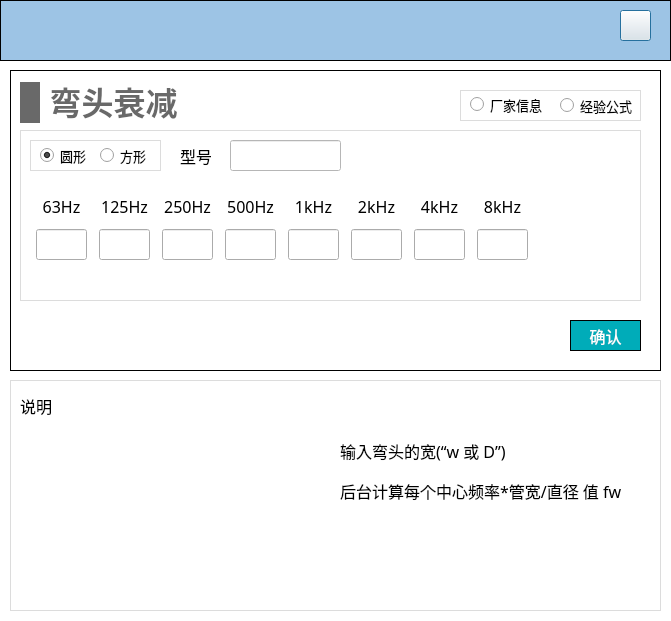
<?xml version="1.0" encoding="UTF-8"?>
<ui version="4.0">
 <class>Dialog_elbow</class>
 <widget class="QDialog" name="Dialog_elbow">
  <property name="geometry">
   <rect>
    <x>0</x>
    <y>0</y>
    <width>671</width>
    <height>621</height>
   </rect>
  </property>
  <property name="minimumSize">
   <size>
    <width>671</width>
    <height>621</height>
   </size>
  </property>
  <property name="windowTitle">
   <string>Dialog</string>
  </property>
  <property name="styleSheet">
   <string notr="true">#Dialog_elbow
{
background-color: rgb(255, 255, 255);
}
QLineEdit 
{
font-family: 'Microsoft YaHei';
font-size: 13px;
}

QComboBox
{
font-family: 'Microsoft YaHei';
font-size: 13px;
}</string>
  </property>
  <widget class="QWidget" name="widget_top" native="true">
   <property name="geometry">
    <rect>
     <x>0</x>
     <y>0</y>
     <width>671</width>
     <height>61</height>
    </rect>
   </property>
   <property name="styleSheet">
    <string notr="true">#widget_top
{
border: 1px solid #000000;
background-color: rgb(157, 196, 229);
	background-color: rgb(157, 196, 229);
}</string>
   </property>
   <widget class="QPushButton" name="close">
    <property name="geometry">
     <rect>
      <x>620</x>
      <y>10</y>
      <width>31</width>
      <height>31</height>
     </rect>
    </property>
    <property name="styleSheet">
     <string notr="true">border-image: url(:/images/image/closeWindow.jpg);</string>
    </property>
    <property name="text">
     <string/>
    </property>
   </widget>
  </widget>
  <widget class="QStackedWidget" name="stackedWidget_descri">
   <property name="geometry">
    <rect>
     <x>10</x>
     <y>380</y>
     <width>651</width>
     <height>231</height>
    </rect>
   </property>
   <property name="minimumSize">
    <size>
     <width>651</width>
     <height>231</height>
    </size>
   </property>
   <property name="styleSheet">
    <string notr="true">background-color: rgb(255, 255, 255);</string>
   </property>
   <property name="currentIndex">
    <number>1</number>
   </property>
   <widget class="QWidget" name="page_circle_descri">
    <widget class="QWidget" name="widget_6" native="true">
     <property name="geometry">
      <rect>
       <x>0</x>
       <y>0</y>
       <width>651</width>
       <height>231</height>
      </rect>
     </property>
     <property name="minimumSize">
      <size>
       <width>651</width>
       <height>231</height>
      </size>
     </property>
     <property name="styleSheet">
      <string notr="true">#widget_6
{
border: 1px solid #DCDCDC;
}</string>
     </property>
     <widget class="QLabel" name="label_6">
      <property name="geometry">
       <rect>
        <x>10</x>
        <y>10</y>
        <width>41</width>
        <height>31</height>
       </rect>
      </property>
      <property name="font">
       <font>
        <pointsize>12</pointsize>
       </font>
      </property>
      <property name="text">
       <string>说明</string>
      </property>
     </widget>
     <widget class="QLabel" name="label_12">
      <property name="geometry">
       <rect>
        <x>10</x>
        <y>70</y>
        <width>261</width>
        <height>91</height>
       </rect>
      </property>
      <property name="styleSheet">
       <string notr="true">border-image: url(:/images/image/rect_elbow.jpg);</string>
      </property>
      <property name="text">
       <string/>
      </property>
     </widget>
     <widget class="QLabel" name="label">
      <property name="geometry">
       <rect>
        <x>330</x>
        <y>50</y>
        <width>201</width>
        <height>41</height>
       </rect>
      </property>
      <property name="font">
       <font>
        <family>Microsoft YaHei</family>
        <pointsize>12</pointsize>
       </font>
      </property>
      <property name="text">
       <string>输入弯头的宽(“w 或 D”)</string>
      </property>
     </widget>
     <widget class="QLabel" name="label_2">
      <property name="geometry">
       <rect>
        <x>330</x>
        <y>90</y>
        <width>291</width>
        <height>41</height>
       </rect>
      </property>
      <property name="font">
       <font>
        <family>Microsoft YaHei</family>
        <pointsize>12</pointsize>
       </font>
      </property>
      <property name="text">
       <string>后台计算每个中心频率*管宽/直径 值 fw</string>
      </property>
     </widget>
    </widget>
   </widget>
   <widget class="QWidget" name="page_rect_descri">
    <widget class="QWidget" name="widget_9" native="true">
     <property name="geometry">
      <rect>
       <x>0</x>
       <y>0</y>
       <width>651</width>
       <height>231</height>
      </rect>
     </property>
     <property name="minimumSize">
      <size>
       <width>651</width>
       <height>231</height>
      </size>
     </property>
     <property name="styleSheet">
      <string notr="true">#widget_9
{
border: 1px solid #DCDCDC;
}</string>
     </property>
     <widget class="QLabel" name="label_8">
      <property name="geometry">
       <rect>
        <x>10</x>
        <y>10</y>
        <width>41</width>
        <height>31</height>
       </rect>
      </property>
      <property name="font">
       <font>
        <pointsize>12</pointsize>
       </font>
      </property>
      <property name="text">
       <string>说明</string>
      </property>
     </widget>
     <widget class="QLabel" name="label_9">
      <property name="geometry">
       <rect>
        <x>10</x>
        <y>70</y>
        <width>261</width>
        <height>91</height>
       </rect>
      </property>
      <property name="styleSheet">
       <string notr="true">border-image: url(:/images/image/rect_elbow.jpg);</string>
      </property>
      <property name="text">
       <string/>
      </property>
     </widget>
     <widget class="QLabel" name="label_4">
      <property name="geometry">
       <rect>
        <x>330</x>
        <y>90</y>
        <width>291</width>
        <height>41</height>
       </rect>
      </property>
      <property name="font">
       <font>
        <family>Microsoft YaHei</family>
        <pointsize>12</pointsize>
       </font>
      </property>
      <property name="text">
       <string>后台计算每个中心频率*管宽/直径 值 fw</string>
      </property>
     </widget>
     <widget class="QLabel" name="label_3">
      <property name="geometry">
       <rect>
        <x>330</x>
        <y>50</y>
        <width>201</width>
        <height>41</height>
       </rect>
      </property>
      <property name="font">
       <font>
        <family>Microsoft YaHei</family>
        <pointsize>12</pointsize>
       </font>
      </property>
      <property name="text">
       <string>输入弯头的宽(“w 或 D”)</string>
      </property>
     </widget>
    </widget>
   </widget>
   <widget class="QWidget" name="page_white"/>
  </widget>
  <widget class="QWidget" name="widget_terminal" native="true">
   <property name="geometry">
    <rect>
     <x>10</x>
     <y>70</y>
     <width>651</width>
     <height>301</height>
    </rect>
   </property>
   <property name="styleSheet">
    <string notr="true">#widget_terminal
{
border: 1px solid #000000;
}</string>
   </property>
   <widget class="QWidget" name="widget_2" native="true">
    <property name="geometry">
     <rect>
      <x>10</x>
      <y>60</y>
      <width>621</width>
      <height>171</height>
     </rect>
    </property>
    <property name="font">
     <font>
      <family>Microsoft YaHei</family>
      <pointsize>10</pointsize>
     </font>
    </property>
    <property name="styleSheet">
     <string notr="true">#widget_2
{
border: 1px solid #DCDCDC;
}

QLabel
{
font-family: 'Microsoft YaHei';
font-size: 16px;
}</string>
    </property>
    <widget class="QStackedWidget" name="stackedWidget_input">
     <property name="geometry">
      <rect>
       <x>160</x>
       <y>10</y>
       <width>301</width>
       <height>31</height>
      </rect>
     </property>
     <property name="styleSheet">
      <string notr="true">

background-color: rgb(255, 255, 255);
</string>
     </property>
     <property name="currentIndex">
      <number>2</number>
     </property>
     <widget class="QWidget" name="page_rect_formula">
      <widget class="QLineEdit" name="lineEdit_width">
       <property name="geometry">
        <rect>
         <x>240</x>
         <y>0</y>
         <width>61</width>
         <height>31</height>
        </rect>
       </property>
       <property name="font">
        <font>
         <family>Microsoft YaHei</family>
         <pointsize>-1</pointsize>
        </font>
       </property>
      </widget>
      <widget class="QLabel" name="label_18">
       <property name="geometry">
        <rect>
         <x>170</x>
         <y>0</y>
         <width>61</width>
         <height>31</height>
        </rect>
       </property>
       <property name="font">
        <font>
         <family>Microsoft YaHei</family>
         <pointsize>-1</pointsize>
        </font>
       </property>
       <property name="text">
        <string>宽(mm)</string>
       </property>
      </widget>
      <widget class="QWidget" name="widget_10" native="true">
       <property name="geometry">
        <rect>
         <x>0</x>
         <y>0</y>
         <width>151</width>
         <height>31</height>
        </rect>
       </property>
       <property name="styleSheet">
        <string notr="true">#widget_10
{
border: 1px solid #DCDCDC;
}</string>
       </property>
       <widget class="QRadioButton" name="radioButton_lined">
        <property name="geometry">
         <rect>
          <x>10</x>
          <y>0</y>
          <width>61</width>
          <height>31</height>
         </rect>
        </property>
        <property name="font">
         <font>
          <family>Microsoft YaHei</family>
          <pointsize>10</pointsize>
         </font>
        </property>
        <property name="styleSheet">
         <string notr="true">background-color: none;</string>
        </property>
        <property name="text">
         <string>有内衬</string>
        </property>
        <property name="checked">
         <bool>true</bool>
        </property>
       </widget>
       <widget class="QRadioButton" name="radioButton_unlined">
        <property name="geometry">
         <rect>
          <x>80</x>
          <y>0</y>
          <width>61</width>
          <height>31</height>
         </rect>
        </property>
        <property name="font">
         <font>
          <family>Microsoft YaHei</family>
          <pointsize>10</pointsize>
         </font>
        </property>
        <property name="styleSheet">
         <string notr="true">background-color: none;</string>
        </property>
        <property name="text">
         <string>无内衬</string>
        </property>
       </widget>
      </widget>
     </widget>
     <widget class="QWidget" name="page_circle_formula">
      <widget class="QLineEdit" name="lineEdit_diameter">
       <property name="geometry">
        <rect>
         <x>90</x>
         <y>0</y>
         <width>61</width>
         <height>31</height>
        </rect>
       </property>
       <property name="font">
        <font>
         <family>Microsoft YaHei</family>
         <pointsize>-1</pointsize>
        </font>
       </property>
      </widget>
      <widget class="QLabel" name="label_15">
       <property name="geometry">
        <rect>
         <x>70</x>
         <y>40</y>
         <width>71</width>
         <height>31</height>
        </rect>
       </property>
       <property name="font">
        <font>
         <family>Microsoft YaHei</family>
         <pointsize>-1</pointsize>
        </font>
       </property>
       <property name="text">
        <string>直径(mm)</string>
       </property>
      </widget>
      <widget class="QLabel" name="label_16">
       <property name="geometry">
        <rect>
         <x>0</x>
         <y>0</y>
         <width>71</width>
         <height>31</height>
        </rect>
       </property>
       <property name="font">
        <font>
         <family>Microsoft YaHei</family>
         <pointsize>-1</pointsize>
        </font>
       </property>
       <property name="text">
        <string>直径(mm)</string>
       </property>
      </widget>
      <widget class="QLabel" name="label_5">
       <property name="geometry">
        <rect>
         <x>0</x>
         <y>40</y>
         <width>61</width>
         <height>31</height>
        </rect>
       </property>
       <property name="font">
        <font>
         <family>Microsoft YaHei</family>
         <pointsize>-1</pointsize>
        </font>
       </property>
       <property name="text">
        <string>变径后 :</string>
       </property>
      </widget>
     </widget>
     <widget class="QWidget" name="page_known">
      <widget class="QLabel" name="label_17">
       <property name="geometry">
        <rect>
         <x>0</x>
         <y>0</y>
         <width>31</width>
         <height>31</height>
        </rect>
       </property>
       <property name="font">
        <font>
         <family>Microsoft YaHei</family>
         <pointsize>-1</pointsize>
        </font>
       </property>
       <property name="text">
        <string>型号</string>
       </property>
      </widget>
      <widget class="QLineEdit" name="lineEdit_model">
       <property name="geometry">
        <rect>
         <x>50</x>
         <y>0</y>
         <width>111</width>
         <height>31</height>
        </rect>
       </property>
       <property name="font">
        <font>
         <family>Microsoft YaHei</family>
         <pointsize>-1</pointsize>
        </font>
       </property>
      </widget>
     </widget>
    </widget>
    <widget class="QWidget" name="widget_8" native="true">
     <property name="geometry">
      <rect>
       <x>10</x>
       <y>10</y>
       <width>131</width>
       <height>31</height>
      </rect>
     </property>
     <property name="styleSheet">
      <string notr="true">#widget_8
{
border: 1px solid #DCDCDC;
}</string>
     </property>
     <widget class="QRadioButton" name="radioButton_circle">
      <property name="geometry">
       <rect>
        <x>10</x>
        <y>0</y>
        <width>51</width>
        <height>31</height>
       </rect>
      </property>
      <property name="font">
       <font>
        <family>Microsoft YaHei</family>
        <pointsize>10</pointsize>
       </font>
      </property>
      <property name="text">
       <string>圆形</string>
      </property>
      <property name="checked">
       <bool>true</bool>
      </property>
     </widget>
     <widget class="QRadioButton" name="radioButton_rect">
      <property name="geometry">
       <rect>
        <x>70</x>
        <y>0</y>
        <width>51</width>
        <height>31</height>
       </rect>
      </property>
      <property name="font">
       <font>
        <family>Microsoft YaHei</family>
        <pointsize>10</pointsize>
       </font>
      </property>
      <property name="text">
       <string>方形</string>
      </property>
     </widget>
    </widget>
    <widget class="QWidget" name="layoutWidget">
     <property name="geometry">
      <rect>
       <x>10</x>
       <y>60</y>
       <width>511</width>
       <height>72</height>
      </rect>
     </property>
     <layout class="QHBoxLayout" name="horizontalLayout">
      <item>
       <layout class="QVBoxLayout" name="verticalLayout">
        <item>
         <widget class="QLabel" name="label_7">
          <property name="minimumSize">
           <size>
            <width>51</width>
            <height>31</height>
           </size>
          </property>
          <property name="maximumSize">
           <size>
            <width>51</width>
            <height>31</height>
           </size>
          </property>
          <property name="font">
           <font>
            <family>Microsoft YaHei</family>
            <pointsize>-1</pointsize>
           </font>
          </property>
          <property name="text">
           <string>63Hz</string>
          </property>
          <property name="alignment">
           <set>Qt::AlignCenter</set>
          </property>
         </widget>
        </item>
        <item>
         <widget class="QLineEdit" name="lineEdit_63">
          <property name="minimumSize">
           <size>
            <width>51</width>
            <height>31</height>
           </size>
          </property>
          <property name="maximumSize">
           <size>
            <width>51</width>
            <height>31</height>
           </size>
          </property>
          <property name="font">
           <font>
            <family>Microsoft YaHei</family>
            <pointsize>-1</pointsize>
           </font>
          </property>
          <property name="alignment">
           <set>Qt::AlignCenter</set>
          </property>
          <property name="readOnly">
           <bool>true</bool>
          </property>
         </widget>
        </item>
       </layout>
      </item>
      <item>
       <layout class="QVBoxLayout" name="verticalLayout_2">
        <item>
         <widget class="QLabel" name="label_20">
          <property name="minimumSize">
           <size>
            <width>51</width>
            <height>31</height>
           </size>
          </property>
          <property name="maximumSize">
           <size>
            <width>51</width>
            <height>31</height>
           </size>
          </property>
          <property name="font">
           <font>
            <family>Microsoft YaHei</family>
            <pointsize>-1</pointsize>
           </font>
          </property>
          <property name="text">
           <string>125Hz</string>
          </property>
          <property name="alignment">
           <set>Qt::AlignCenter</set>
          </property>
         </widget>
        </item>
        <item>
         <widget class="QLineEdit" name="lineEdit_125">
          <property name="minimumSize">
           <size>
            <width>51</width>
            <height>31</height>
           </size>
          </property>
          <property name="maximumSize">
           <size>
            <width>51</width>
            <height>31</height>
           </size>
          </property>
          <property name="font">
           <font>
            <family>Microsoft YaHei</family>
            <pointsize>-1</pointsize>
           </font>
          </property>
          <property name="alignment">
           <set>Qt::AlignCenter</set>
          </property>
          <property name="readOnly">
           <bool>true</bool>
          </property>
         </widget>
        </item>
       </layout>
      </item>
      <item>
       <layout class="QVBoxLayout" name="verticalLayout_3">
        <item>
         <widget class="QLabel" name="label_21">
          <property name="minimumSize">
           <size>
            <width>51</width>
            <height>31</height>
           </size>
          </property>
          <property name="maximumSize">
           <size>
            <width>51</width>
            <height>31</height>
           </size>
          </property>
          <property name="font">
           <font>
            <family>Microsoft YaHei</family>
            <pointsize>-1</pointsize>
           </font>
          </property>
          <property name="text">
           <string>250Hz</string>
          </property>
          <property name="alignment">
           <set>Qt::AlignCenter</set>
          </property>
         </widget>
        </item>
        <item>
         <widget class="QLineEdit" name="lineEdit_250">
          <property name="minimumSize">
           <size>
            <width>51</width>
            <height>31</height>
           </size>
          </property>
          <property name="maximumSize">
           <size>
            <width>51</width>
            <height>31</height>
           </size>
          </property>
          <property name="font">
           <font>
            <family>Microsoft YaHei</family>
            <pointsize>-1</pointsize>
           </font>
          </property>
          <property name="alignment">
           <set>Qt::AlignCenter</set>
          </property>
          <property name="readOnly">
           <bool>true</bool>
          </property>
         </widget>
        </item>
       </layout>
      </item>
      <item>
       <layout class="QVBoxLayout" name="verticalLayout_4">
        <item>
         <widget class="QLabel" name="label_22">
          <property name="minimumSize">
           <size>
            <width>51</width>
            <height>31</height>
           </size>
          </property>
          <property name="maximumSize">
           <size>
            <width>51</width>
            <height>31</height>
           </size>
          </property>
          <property name="font">
           <font>
            <family>Microsoft YaHei</family>
            <pointsize>-1</pointsize>
           </font>
          </property>
          <property name="text">
           <string>500Hz</string>
          </property>
          <property name="alignment">
           <set>Qt::AlignCenter</set>
          </property>
         </widget>
        </item>
        <item>
         <widget class="QLineEdit" name="lineEdit_500">
          <property name="minimumSize">
           <size>
            <width>51</width>
            <height>31</height>
           </size>
          </property>
          <property name="maximumSize">
           <size>
            <width>51</width>
            <height>31</height>
           </size>
          </property>
          <property name="font">
           <font>
            <family>Microsoft YaHei</family>
            <pointsize>-1</pointsize>
           </font>
          </property>
          <property name="alignment">
           <set>Qt::AlignCenter</set>
          </property>
          <property name="readOnly">
           <bool>true</bool>
          </property>
         </widget>
        </item>
       </layout>
      </item>
      <item>
       <layout class="QVBoxLayout" name="verticalLayout_5">
        <item>
         <widget class="QLabel" name="label_23">
          <property name="minimumSize">
           <size>
            <width>51</width>
            <height>31</height>
           </size>
          </property>
          <property name="maximumSize">
           <size>
            <width>51</width>
            <height>31</height>
           </size>
          </property>
          <property name="font">
           <font>
            <family>Microsoft YaHei</family>
            <pointsize>-1</pointsize>
           </font>
          </property>
          <property name="text">
           <string>1kHz</string>
          </property>
          <property name="alignment">
           <set>Qt::AlignCenter</set>
          </property>
         </widget>
        </item>
        <item>
         <widget class="QLineEdit" name="lineEdit_1k">
          <property name="minimumSize">
           <size>
            <width>51</width>
            <height>31</height>
           </size>
          </property>
          <property name="maximumSize">
           <size>
            <width>51</width>
            <height>31</height>
           </size>
          </property>
          <property name="font">
           <font>
            <family>Microsoft YaHei</family>
            <pointsize>-1</pointsize>
           </font>
          </property>
          <property name="alignment">
           <set>Qt::AlignCenter</set>
          </property>
          <property name="readOnly">
           <bool>true</bool>
          </property>
         </widget>
        </item>
       </layout>
      </item>
      <item>
       <layout class="QVBoxLayout" name="verticalLayout_6">
        <property name="spacing">
         <number>6</number>
        </property>
        <item>
         <widget class="QLabel" name="label_24">
          <property name="minimumSize">
           <size>
            <width>51</width>
            <height>31</height>
           </size>
          </property>
          <property name="maximumSize">
           <size>
            <width>51</width>
            <height>31</height>
           </size>
          </property>
          <property name="font">
           <font>
            <family>Microsoft YaHei</family>
            <pointsize>-1</pointsize>
           </font>
          </property>
          <property name="text">
           <string>2kHz</string>
          </property>
          <property name="alignment">
           <set>Qt::AlignCenter</set>
          </property>
         </widget>
        </item>
        <item>
         <widget class="QLineEdit" name="lineEdit_2k">
          <property name="minimumSize">
           <size>
            <width>51</width>
            <height>31</height>
           </size>
          </property>
          <property name="maximumSize">
           <size>
            <width>51</width>
            <height>31</height>
           </size>
          </property>
          <property name="font">
           <font>
            <family>Microsoft YaHei</family>
            <pointsize>-1</pointsize>
           </font>
          </property>
          <property name="alignment">
           <set>Qt::AlignCenter</set>
          </property>
          <property name="readOnly">
           <bool>true</bool>
          </property>
         </widget>
        </item>
       </layout>
      </item>
      <item>
       <layout class="QVBoxLayout" name="verticalLayout_7">
        <item>
         <widget class="QLabel" name="label_">
          <property name="minimumSize">
           <size>
            <width>51</width>
            <height>31</height>
           </size>
          </property>
          <property name="maximumSize">
           <size>
            <width>51</width>
            <height>31</height>
           </size>
          </property>
          <property name="font">
           <font>
            <family>Microsoft YaHei</family>
            <pointsize>-1</pointsize>
           </font>
          </property>
          <property name="text">
           <string>4kHz</string>
          </property>
          <property name="alignment">
           <set>Qt::AlignCenter</set>
          </property>
         </widget>
        </item>
        <item>
         <widget class="QLineEdit" name="lineEdit_4k">
          <property name="minimumSize">
           <size>
            <width>51</width>
            <height>31</height>
           </size>
          </property>
          <property name="maximumSize">
           <size>
            <width>51</width>
            <height>31</height>
           </size>
          </property>
          <property name="font">
           <font>
            <family>Microsoft YaHei</family>
            <pointsize>-1</pointsize>
           </font>
          </property>
          <property name="alignment">
           <set>Qt::AlignCenter</set>
          </property>
          <property name="readOnly">
           <bool>true</bool>
          </property>
         </widget>
        </item>
       </layout>
      </item>
      <item>
       <layout class="QVBoxLayout" name="verticalLayout_8">
        <item>
         <widget class="QLabel" name="label_25">
          <property name="minimumSize">
           <size>
            <width>51</width>
            <height>31</height>
           </size>
          </property>
          <property name="maximumSize">
           <size>
            <width>51</width>
            <height>31</height>
           </size>
          </property>
          <property name="font">
           <font>
            <family>Microsoft YaHei</family>
            <pointsize>-1</pointsize>
           </font>
          </property>
          <property name="text">
           <string>8kHz</string>
          </property>
          <property name="alignment">
           <set>Qt::AlignCenter</set>
          </property>
         </widget>
        </item>
        <item>
         <widget class="QLineEdit" name="lineEdit_8k">
          <property name="minimumSize">
           <size>
            <width>51</width>
            <height>31</height>
           </size>
          </property>
          <property name="maximumSize">
           <size>
            <width>51</width>
            <height>31</height>
           </size>
          </property>
          <property name="font">
           <font>
            <family>Microsoft YaHei</family>
            <pointsize>-1</pointsize>
           </font>
          </property>
          <property name="alignment">
           <set>Qt::AlignCenter</set>
          </property>
          <property name="readOnly">
           <bool>true</bool>
          </property>
         </widget>
        </item>
       </layout>
      </item>
     </layout>
    </widget>
   </widget>
   <widget class="QPushButton" name="pushButton_confirm">
    <property name="geometry">
     <rect>
      <x>560</x>
      <y>250</y>
      <width>71</width>
      <height>31</height>
     </rect>
    </property>
    <property name="font">
     <font>
      <family>Microsoft YaHei</family>
      <pointsize>12</pointsize>
      <bold>false</bold>
     </font>
    </property>
    <property name="styleSheet">
     <string notr="true">QPushButton
{
	color:#ffffff; /*文字颜色*/
    background-color: #00ACB9;/*背景色*/
    border-radius:0px; /*边框倒角*/
	border: 1px solid #000000;
}


QPushButton:hover 
{
background-color: rgb(0,142,153);
color: white;
}</string>
    </property>
    <property name="text">
     <string>确认</string>
    </property>
   </widget>
   <widget class="QWidget" name="widget_7" native="true">
    <property name="geometry">
     <rect>
      <x>450</x>
      <y>20</y>
      <width>181</width>
      <height>31</height>
     </rect>
    </property>
    <property name="styleSheet">
     <string notr="true">#widget_7
{
border: 1px solid #DCDCDC;
}</string>
    </property>
    <widget class="QRadioButton" name="radioButton_known">
     <property name="geometry">
      <rect>
       <x>10</x>
       <y>-1</y>
       <width>81</width>
       <height>31</height>
      </rect>
     </property>
     <property name="font">
      <font>
       <family>Microsoft YaHei</family>
       <pointsize>10</pointsize>
      </font>
     </property>
     <property name="text">
      <string>厂家信息</string>
     </property>
    </widget>
    <widget class="QRadioButton" name="radioButton_formula">
     <property name="geometry">
      <rect>
       <x>100</x>
       <y>0</y>
       <width>81</width>
       <height>31</height>
      </rect>
     </property>
     <property name="font">
      <font>
       <family>Microsoft YaHei</family>
       <pointsize>10</pointsize>
      </font>
     </property>
     <property name="text">
      <string>经验公式</string>
     </property>
    </widget>
   </widget>
   <widget class="QWidget" name="layoutWidget_19">
    <property name="geometry">
     <rect>
      <x>10</x>
      <y>10</y>
      <width>161</width>
      <height>45</height>
     </rect>
    </property>
    <layout class="QHBoxLayout" name="horizontalLayout_32">
     <item>
      <widget class="QLabel" name="label_44">
       <property name="minimumSize">
        <size>
         <width>20</width>
         <height>41</height>
        </size>
       </property>
       <property name="maximumSize">
        <size>
         <width>20</width>
         <height>41</height>
        </size>
       </property>
       <property name="styleSheet">
        <string notr="true">QLabel { 
border: none; 
background-color : rgb(105, 105, 105);
}</string>
       </property>
       <property name="text">
        <string/>
       </property>
      </widget>
     </item>
     <item>
      <widget class="QLabel" name="label_45">
       <property name="font">
        <font>
         <family>Microsoft YaHei</family>
         <pointsize>24</pointsize>
         <bold>true</bold>
        </font>
       </property>
       <property name="styleSheet">
        <string notr="true">QLabel { 
border: none; 
color : rgb(105, 105, 105);
}</string>
       </property>
       <property name="text">
        <string>弯头衰减</string>
       </property>
       <property name="alignment">
        <set>Qt::AlignBottom|Qt::AlignHCenter</set>
       </property>
      </widget>
     </item>
    </layout>
   </widget>
  </widget>
 </widget>
 <resources/>
 <connections/>
</ui>
